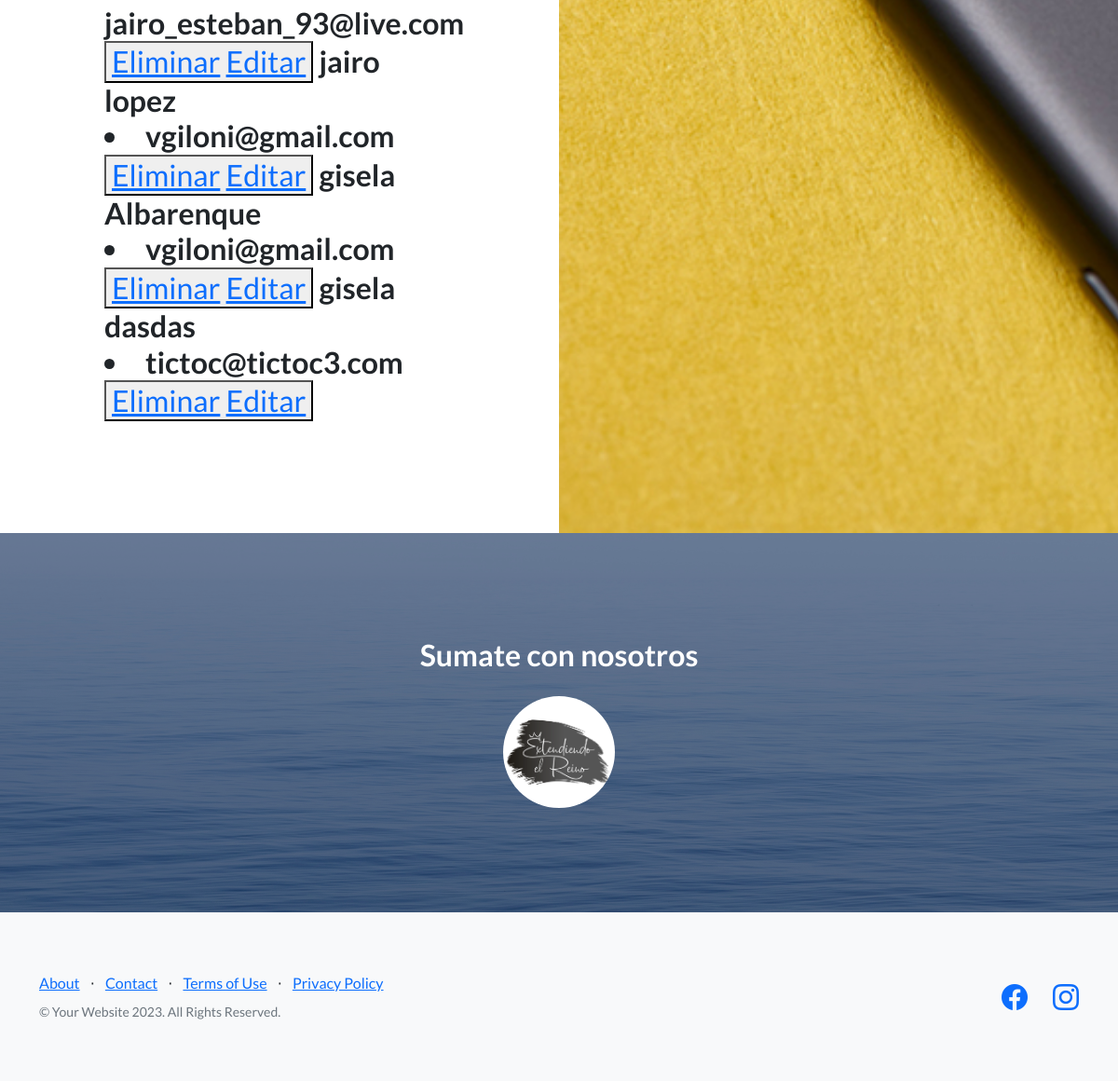
The app's page /leer-personas/ (signed in, lower part), older data.
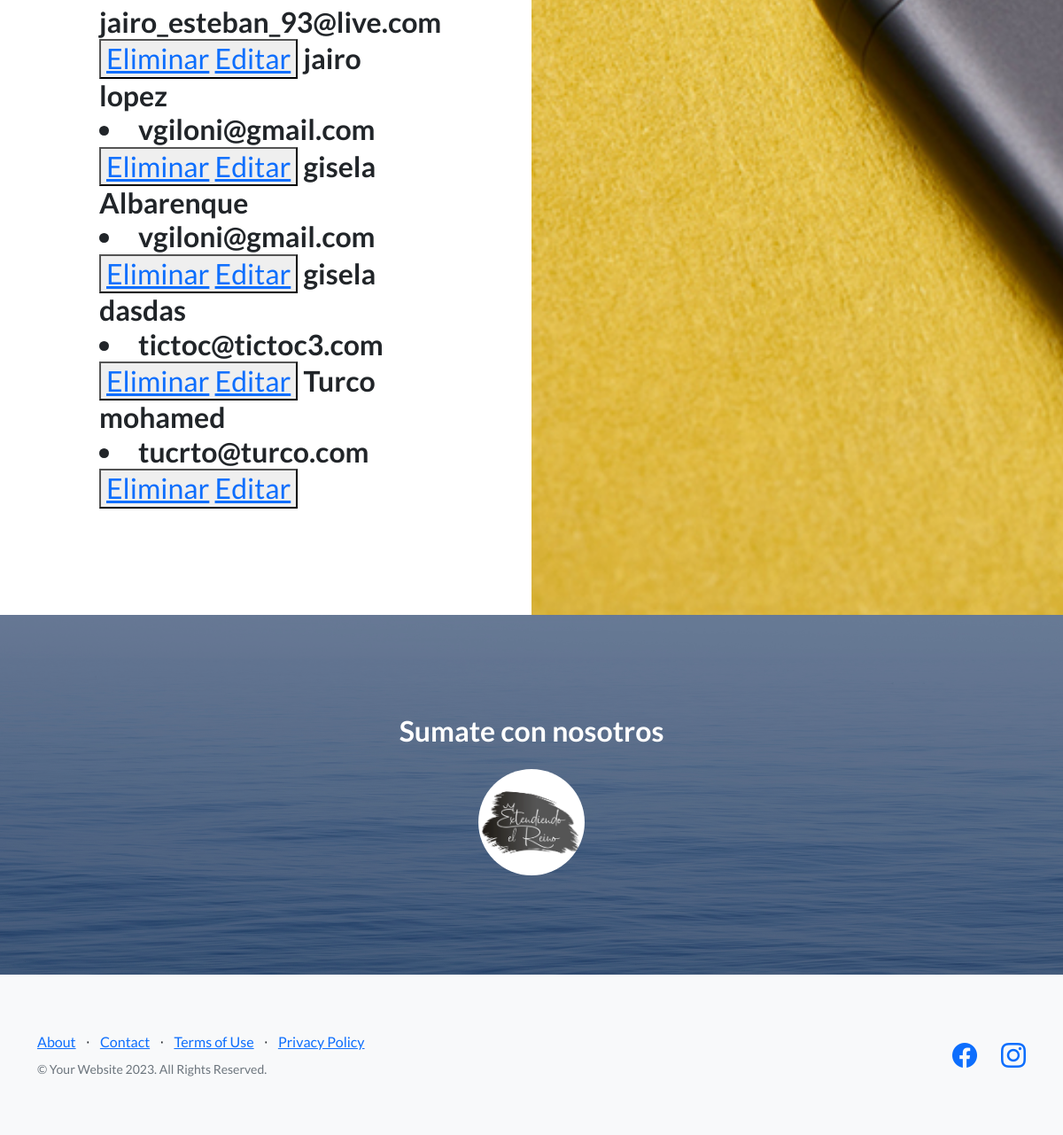
The same page, newer data.
### AppGeneral/models.py (models this page shows)
class Persona (models.Model):
    nombre=models.CharField(max_length=40)
    apellido=models.CharField(max_length=40)
    fecha_nacimiento=models.DateField()
    email=models.EmailField()
    def __str__(self) -> str:
        nombre=self.nombre
        apellido=self.apellido
        texto= nombre+" "+apellido
        return texto

### AppGeneral/views.py (the view)
# urls.py: path("leer-personas/",views.leer_personas,name="leer-personas"),
@login_required
def leer_personas(request):
    personas=Persona.objects.all()
    contexto={"personas":personas}
    return render(request,"leer-personas.html",contexto)

### AppGeneral/Templates/leer-personas.html (shortened to what this page needs)
{% extends "padre.html" %}
{% load static %}
{% block image %}
<section class="showcase">
    <div class="container-fluid p-0">
        <div class="row g-0">
            <div class="col-lg-6 order-lg-2 text-white showcase-img" style="background-image: url('{% static "assets/img/bg-showcase-1.jpg" %}')"></div>
            <div class="col-lg-6 order-lg-1 my-auto showcase-text">
                <h2>{% for p in personas %}    {{p}}
                    <li>{{p.email}}</li>
                    <button>
                        <a href= "{% url 'eliminar-personas' p.email %}" >Eliminar</a>
                        <a href= "{% url 'editar-personas' p.email %}" >Editar</a>
                    </button>
                    {% endfor %}
                </h2>
            </div>
        </div>
{% endblock image %}

Row changes from the older to the newer data that the page shows:
added Persona: nombre+apellido "Turco mohamed", email "tucrto@turco.com"
